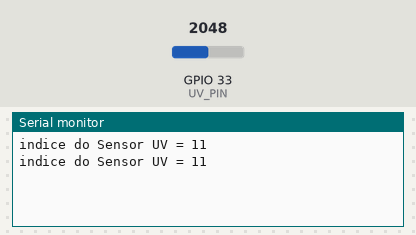
A sketch run on a simulated ESP32. Shown: the last lines printed to the serial monitor. The test bench sets the inputs (shaded band); at power-on: GPIO 33 (UV_PIN) = 2048.

Above: at 10.8 s.
10.9 s: GPIO 33 (UV_PIN) set to 181
At 20.7 s:
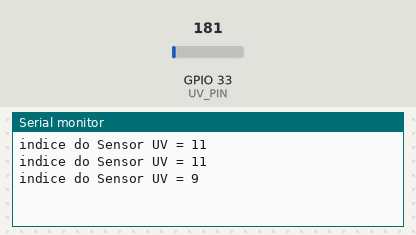
20.9 s: GPIO 33 (UV_PIN) set to 84
At 30.8 s:
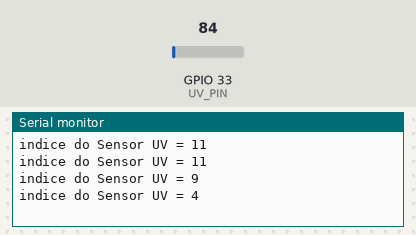
Timing chart, 0 to 32.3 s (numbered marks = the images above; inputs shaded):
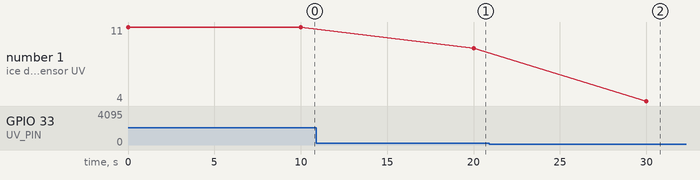

The sketch:

indice-uv.ino
```cpp
#define UV_PIN 33

void setup()
{
   pinMode(UV_PIN, INPUT);

  Serial.begin(115200);
}

void loop()
{

   // índice UV
    int leitura_porta = analogRead(UV_PIN);
    int uv;

    // De acordo com a leitura define o indice UV correspondente
    if (leitura_porta <= 10) {
        uv = 0;
    } else if (leitura_porta > 10 && leitura_porta <= 46) {
        uv = 1;
    } else if (leitura_porta > 46 && leitura_porta <= 65) {
        uv = 2;
    } else if (leitura_porta > 65 && leitura_porta <= 83) {
        uv = 3;
    } else if (leitura_porta > 83 && leitura_porta <= 103) {
        uv = 4;
    } else if (leitura_porta > 103 && leitura_porta <= 124) {
        uv = 5;
    } else if (leitura_porta > 124 && leitura_porta <= 142) {
        uv = 6;
    } else if (leitura_porta > 142 && leitura_porta <= 162) {
        uv = 7;
    } else if (leitura_porta > 162 && leitura_porta <= 180) {
        uv = 8;
    } else if (leitura_porta > 180 && leitura_porta <= 200) {
        uv = 9;
    } else if (leitura_porta > 200 && leitura_porta <= 221) {
        uv = 10;
    } else {
        uv = 11;
    }

  Serial.print("indice do Sensor UV = ");
  Serial.print(uv);
  Serial.print("\n");

  delay(10000);

}
```

Measured:
- after the input at 10.9 s, the serial monitor: prints a new line after 9.1 s (image 1)
- after the input at 20.9 s, the serial monitor: prints a new line after 9.1 s (image 2)
- plotted number 1: 11 → 9 after the input at 10.9 s, 9 → 4 after the input at 20.9 s
